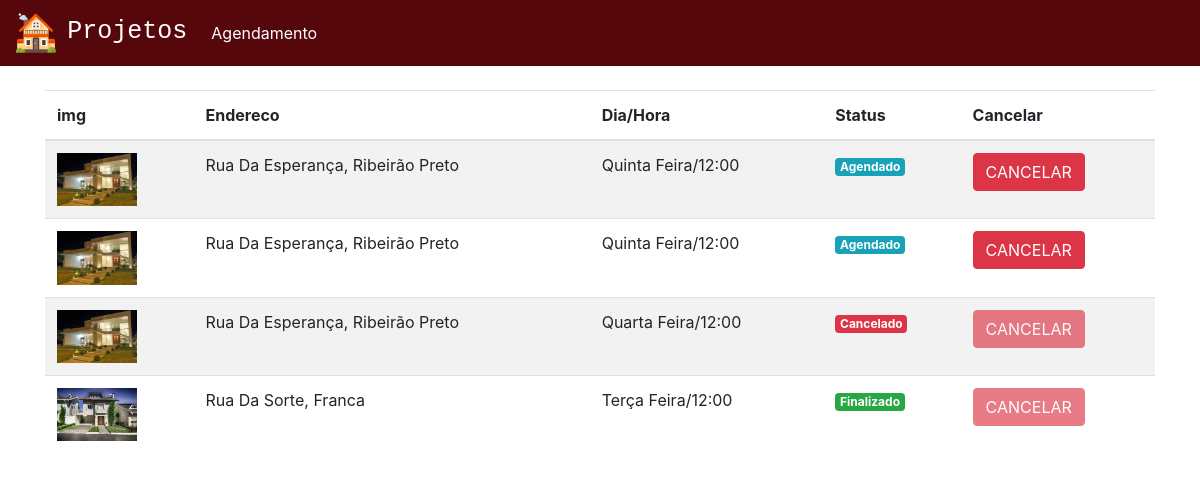
Screenshot of /agendamentos (signed in) with the database file from the repository.
### plataforma/models.py (models this page shows, shortened)
class Visitas(models.Model):
    choices = (('S', 'Segunda'),
                ('T', 'Terça'),
                ('Q', 'Quarta'),
                ('QI', 'Quinta'),
                ('SE', 'Sexta'),
                ('SA', 'Sabado'),
                ('D', 'Domingo'))
    choices_status = (('A', 'Agendado'),
                      ('F', 'Finalizado'),
                      ('C', 'Cancelado'))
    imovel = models.ForeignKey(Imoveis, on_delete=models.DO_NOTHING)
    usuario = models.ForeignKey(User, on_delete=models.DO_NOTHING)
    dia = models.CharField(max_length=20)
    horario = models.TimeField()
    status = models.CharField(max_length=1, choices=choices_status, default="A")

class Imoveis(models.Model):
    choices = (('V', 'Venda'),
               ('A', 'Aluguel'))
    choices_imovel = (('A', 'Apartamento'),
                      ('C', 'Casa'))
    imagens = models.ManyToManyField(Imagem)
    valor = models.FloatField()
    quartos = models.IntegerField()
    tamanho = models.FloatField()
    cidade = models.ForeignKey(Cidade, on_delete=models.DO_NOTHING)
    rua = models.CharField(max_length=50)
    tipo = models.CharField(max_length=1, choices=choices)
    tipo_imovel = models.CharField(max_length=1, choices=choices_imovel)
    numero = models.IntegerField()
    descricao = models.TextField()
    dias_visita = models.ManyToManyField(DiasVisita)
    horarios = models.ManyToManyField(Horario)

class Imagem(models.Model):
    img = models.ImageField(upload_to='img')
    def __str__(self) -> str:
        return self.img.url

class Cidade(models.Model):
    nome = models.CharField(max_length=30)
    def __str__(self) -> str:
        return self.nome

### plataforma/views.py (the view)
# urls.py: path('agendamentos', views.agendamentos, name="agendamentos"),
def agendamentos(request):
    visitas = Visitas.objects.filter(usuario=request.user)
    return render(request, "agendamentos.html", {'visitas': visitas})

### plataforma/templates/agendamentos.html
{% extends 'base.html' %}
{% load static %}
{% block 'head' %}
<link rel="stylesheet" href="{% static 'plataforma/css/home.css' %}">
{% endblock  %}
{% block 'body' %}
    <div class="container">
        <br>
        <table class="table table-striped">
        <thead>
            <tr>
                <th scope="col">img</th>
                <th scope="col">Endereco</th>
                <th scope="col">Dia/Hora</th>
                <th scope="col">Status</th>
                <th scope="col">Cancelar</th>
            </tr>
        </thead>
        <tbody>
            {% for visita in visitas %}
                <tr>
                    <th><img width="80" src="{{visita.imovel.imagens.all.0}}"></th>
                    <td>{{visita.imovel.rua}}, {{visita.imovel.cidade}}</td>
                    <td>{{visita.dia}}/{{visita.horario}}</td>
                    <td>
                        {% if visita.status == "A" %}
                            <span class="badge badge-info">Agendado</span>
                        {% endif %}
                        {% if visita.status == "F" %}
                            <span class="badge badge-success">Finalizado</span>
                        {% endif %}
                        {% if visita.status == "C" %}
                            <span class="badge badge-danger">Cancelado</span>
                        {% endif %}
                    </td>
                    <td>
                        {% if visita.status == "A" %}
                            <a href="{% url 'cancelar_agendamento' visita.id %}" class="btn btn-danger">CANCELAR</a>
                        {% else %}
                            <a href="" class="btn btn-danger disabled">CANCELAR</a>
                        {% endif %}
                    </td>
                </tr>
            {% endfor %}
        </tbody>
    </table>
    </div>
{% endblock  %}

### rows the page displays
Visitas: imovel.imagens.all.0 (picture), imovel.rua "Rua Da Esperança", imovel.cidade "Ribeirão Preto", dia "Quinta Feira", horario "12:00", status "Agendado"
Visitas: imovel.imagens.all.0 (picture), imovel.rua "Rua Da Esperança", imovel.cidade "Ribeirão Preto", dia "Quinta Feira", horario "12:00", status "Agendado"
Visitas: imovel.imagens.all.0 (picture), imovel.rua "Rua Da Esperança", imovel.cidade "Ribeirão Preto", dia "Quarta Feira", horario "12:00", status "Cancelado"
Visitas: imovel.imagens.all.0 (picture), imovel.rua "Rua Da Sorte", imovel.cidade "Franca", dia "Terça Feira", horario "12:00", status "Finalizado"
